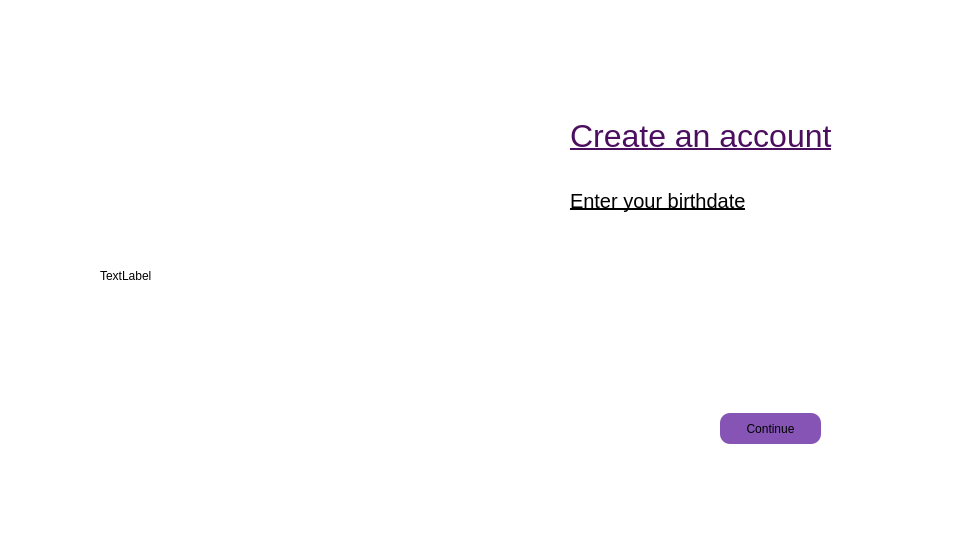
<?xml version="1.0" encoding="UTF-8"?>
<ui version="4.0">
 <class>sign2</class>
 <widget class="QMainWindow" name="sign2">
  <property name="geometry">
   <rect>
    <x>0</x>
    <y>0</y>
    <width>960</width>
    <height>540</height>
   </rect>
  </property>
  <property name="windowTitle">
   <string>MainWindow</string>
  </property>
  <property name="styleSheet">
   <string notr="true">background-color:rgb(255,255,255);</string>
  </property>
  <widget class="QWidget" name="centralwidget">
   <property name="styleSheet">
    <string notr="true">border-image:none;
border-color:none;</string>
   </property>
   <widget class="QLabel" name="label">
    <property name="geometry">
     <rect>
      <x>0</x>
      <y>0</y>
      <width>971</width>
      <height>91</height>
     </rect>
    </property>
    <property name="styleSheet">
     <string notr="true">border-image: url(:/new/background-images/resources/spendeise.png);</string>
    </property>
    <property name="text">
     <string/>
    </property>
   </widget>
   <widget class="QLabel" name="label_2">
    <property name="geometry">
     <rect>
      <x>840</x>
      <y>460</y>
      <width>111</width>
      <height>81</height>
     </rect>
    </property>
    <property name="styleSheet">
     <string notr="true">border-image: url(:/new/background-images/resources/logo.png);</string>
    </property>
    <property name="text">
     <string/>
    </property>
   </widget>
   <widget class="QLabel" name="label_3">
    <property name="geometry">
     <rect>
      <x>100</x>
      <y>120</y>
      <width>321</width>
      <height>311</height>
     </rect>
    </property>
    <property name="styleSheet">
     <string notr="true">border-image: url(:/new/background-images/resources/sign in 1.png);</string>
    </property>
    <property name="text">
     <string>TextLabel</string>
    </property>
   </widget>
   <widget class="QLabel" name="label_4">
    <property name="geometry">
     <rect>
      <x>570</x>
      <y>110</y>
      <width>291</width>
      <height>51</height>
     </rect>
    </property>
    <property name="styleSheet">
     <string notr="true">color:rgb(76,15,96);
font-size:32px;
text-decoration: underline;</string>
    </property>
    <property name="text">
     <string>Create an account</string>
    </property>
   </widget>
   <widget class="QLabel" name="label_5">
    <property name="geometry">
     <rect>
      <x>570</x>
      <y>180</y>
      <width>331</width>
      <height>41</height>
     </rect>
    </property>
    <property name="styleSheet">
     <string notr="true">font-size:20px;
color:rgb(0,0,0);
text-decoration: underline;</string>
    </property>
    <property name="text">
     <string>Enter your birthdate</string>
    </property>
   </widget>
   <widget class="QPushButton" name="pushButton">
    <property name="geometry">
     <rect>
      <x>720</x>
      <y>413</y>
      <width>101</width>
      <height>31</height>
     </rect>
    </property>
    <property name="styleSheet">
     <string notr="true">background-color:rgb(133,84,181);
border-radius:10px;</string>
    </property>
    <property name="text">
     <string>Continue</string>
    </property>
   </widget>
  </widget>
  <widget class="QStatusBar" name="statusbar"/>
 </widget>
 <resources/>
 <connections/>
</ui>
